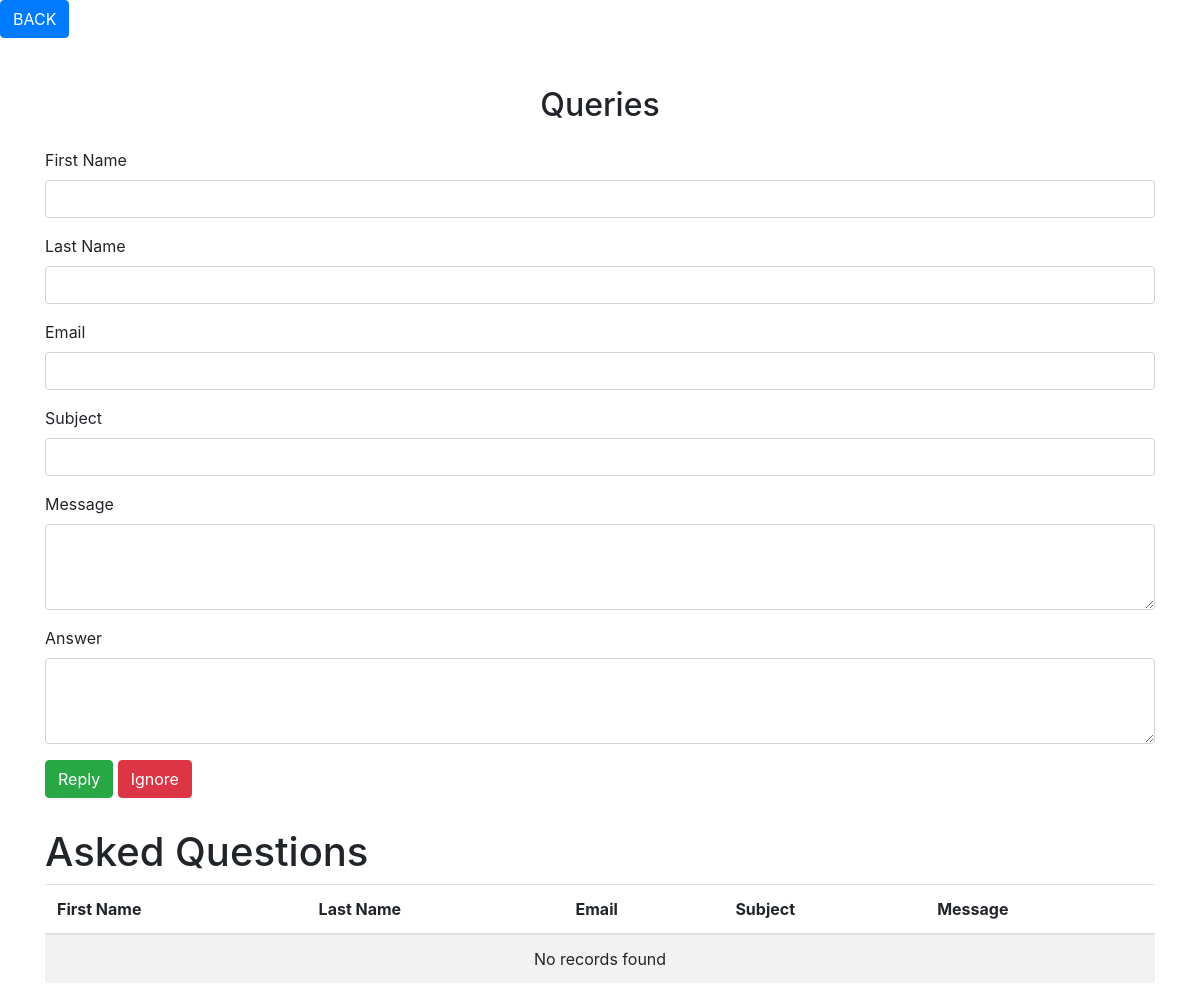
The app's page /Admin/queries.php, older data.
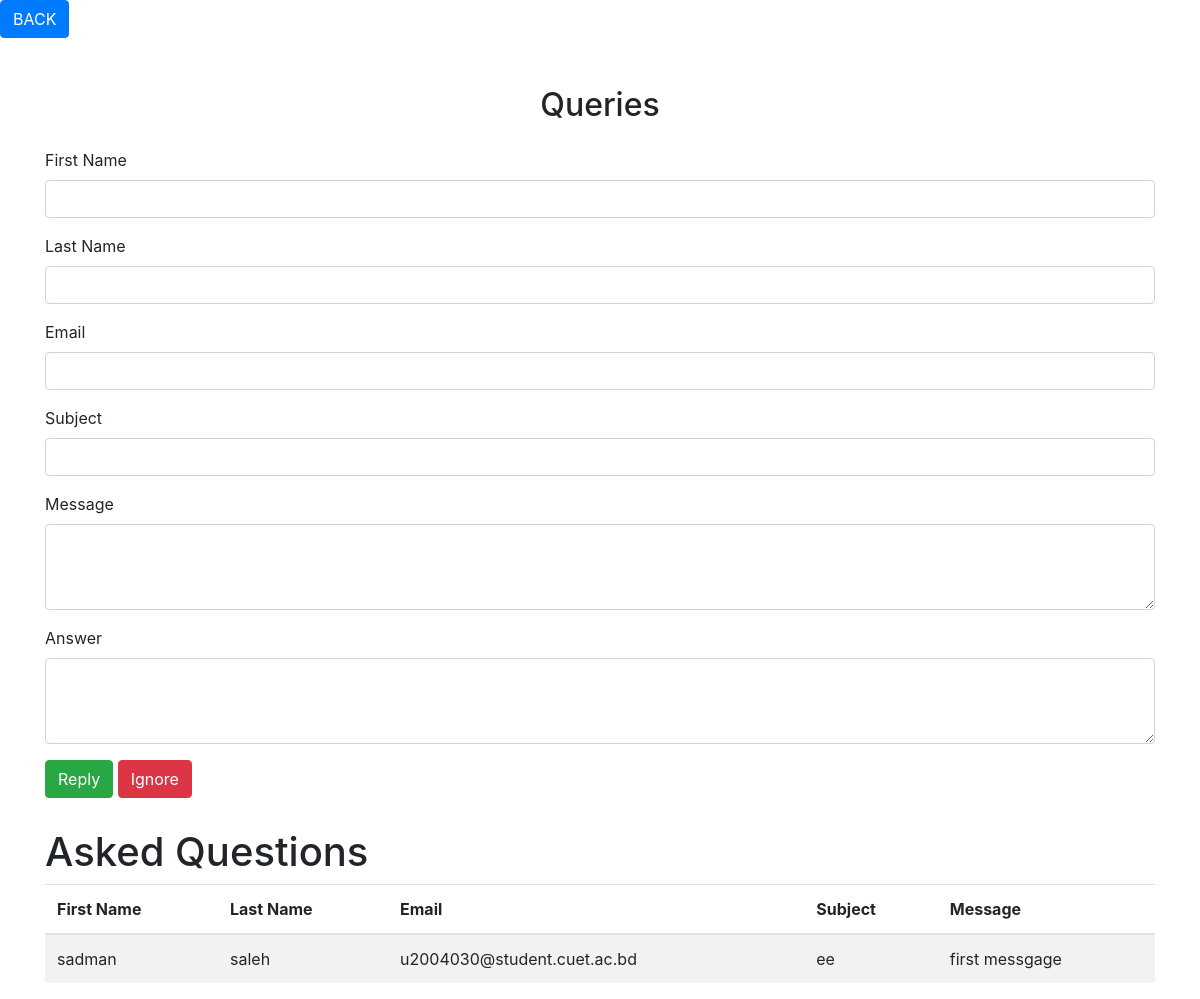
The same page, newer data.
### tables this page shows
CREATE TABLE `queries` (
  `fname` varchar(250) NOT NULL,
  `lname` varchar(250) NOT NULL,
  `email` varchar(250) NOT NULL,
  `subject` varchar(250) NOT NULL,
  `message` varchar(500) NOT NULL,
  `id` int(11) NOT NULL
);

### Admin/queries.php (the view, shortened to what this page needs)
<?php
$servername = "localhost";
$username = "root";
$password = "";
$dbname = "ip project";
$conn = new mysqli($servername, $username, $password, $dbname);
$fname = $lname = $email = $subject = $message = $answer = "";
$sql = "SELECT * FROM queries";
$result = $conn->query($sql);
?>
<!DOCTYPE html>
<html lang="en">
<head>
    <link href="https://stackpath.bootstrapcdn.com/bootstrap/4.5.2/css/bootstrap.min.css" rel="stylesheet">
</head>
<body>
    <div class="">
            <a href="./admin_dashboard.php" class="btn btn-primary">BACK</a>
        </div>
    <div class="container mt-5">
        <h2 class="mb-4 text-center">Queries</h2>
        <div class="form-section">
            <form method="POST" action="<?php echo htmlspecialchars($_SERVER["PHP_SELF"]);?>">
                <div class="form-group">
                    <label for="fname">First Name</label>
                    <input type="text" class="form-control" id="fname" name="fname" value="<?php echo $fname; ?>" required>
                </div>
                <div class="form-group">
                    <label for="lname">Last Name</label>
                    <input type="text" class="form-control" id="lname" name="lname" value="<?php echo $lname; ?>" required>
                </div>
                <div class="form-group">
                    <label for="email">Email</label>
                    <input type="email" class="form-control" id="email" name="email" value="<?php echo $email; ?>" required>
                </div>
                <div class="form-group">
                    <label for="subject">Subject</label>
                    <input type="text" class="form-control" id="subject" name="subject" value="<?php echo $subject; ?>" required>
                </div>
                <div class="form-group">
                    <label for="message">Message</label>
                    <textarea class="form-control" id="message" name="message" rows="3" required><?php echo $message; ?></textarea>
                </div>
                <div class="form-group">
                    <label for="answer">Answer</label>
                    <textarea class="form-control" id="answer" name="answer" rows="3" required><?php echo $answer; ?></textarea>
                </div>
                <button type="submit" name="reply" class="btn btn-success">Reply</button>
                <button type="submit" name="ignore" class="btn btn-danger">Ignore</button>
            </form>
        </div>
        <div class="table-section">
            <h1>Asked Questions</h1>
            <table class="table table-striped table-hover">
                <thead>
                    <tr>
                        <th>First Name</th>
                        <th>Last Name</th>
                        <th>Email</th>
                        <th>Subject</th>
                        <th>Message</th>
                    </tr>
                </thead>
                <tbody>
                    <?php
                    if ($result->num_rows > 0) {
                        while($row = $result->fetch_assoc()) {
                            echo "<tr onclick=\"populateForm('".$row['id']."', '".$row['fname']."', '".$row['lname']."', '".$row['email']."', '".$row['subject']."', '".$row['message']."')\">";
                            echo "<td>" . $row['fname'] . "</td>";
                            echo "<td>" . $row['lname'] . "</td>";
                            echo "<td>" . $row['email'] . "</td>";
                            echo "<td>" . $row['subject'] . "</td>";
                            echo "<td>" . $row['message'] . "</td>";
                            echo "</tr>";
                        }
                    } else {
                        echo "<tr><td colspan='5' class='text-center'>No records found</td></tr>";
                    }
                    ?>
                </tbody>
            </table>
        </div>
    </div>
</body>
</html>

Row changes from the older to the newer data that the page shows:
added queries: fname "sadman", lname "saleh", email "u2004030@student.cuet.ac.bd", subject "ee", message "first messgage"
Text that changed along with them:
text no longer shown: "No records found"
